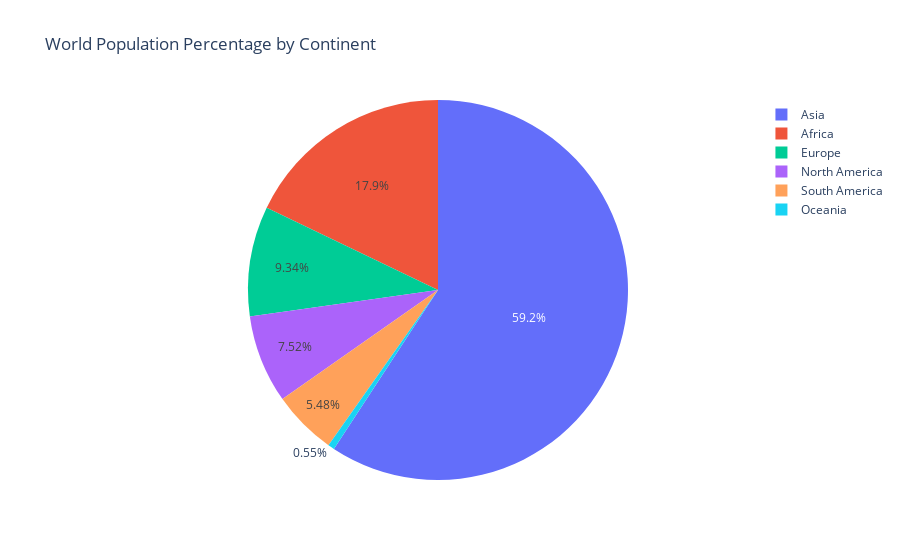

Notebook code for this chart:
### Code cell
# creating a pie chart
fig = go.Figure(data=[go.Pie(labels=continent_population_percentage['Continent'], values=continent_population_percentage['World Population Percentage'])])

#updating layout
fig.update_layout(
    title='World Population Percentage by Continent',
    template='plotly',
    paper_bgcolor='rgba(255,255,255,0)',  # Set the paper background color to transparent
    plot_bgcolor='rgba(255,255,255,0)'    # Set the plot background color to transparent
)

#show the plot
fig.show()

### Figure 1 — Plotly figure (JSON) as saved in the notebook; plotly's stock layout.template omitted (floating-point values rounded to 4 significant figures)
{"data": [{"labels": ["Africa", "Asia", "Europe", "North America", "Oceania", "South America"], "type": "pie", "values": [17.87, 59.19, 9.33, 7.51, 0.55, 5.48]}], "layout": {"autosize": true, "paper_bgcolor": "rgba(255,255,255,0)", "plot_bgcolor": "rgba(255,255,255,0)", "title": {"text": "World Population Percentage by Continent"}}}
